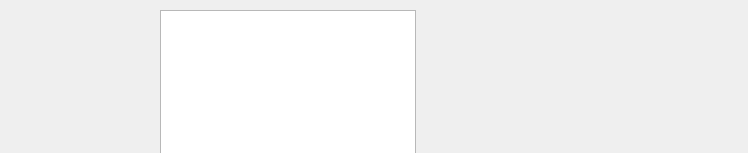
<?xml version="1.0" encoding="UTF-8"?>
<ui version="4.0">
 <class>Form</class>
 <widget class="QWidget" name="Form">
  <property name="geometry">
   <rect>
    <x>0</x>
    <y>0</y>
    <width>748</width>
    <height>153</height>
   </rect>
  </property>
  <property name="windowTitle">
   <string>Form</string>
  </property>
  <widget class="QListWidget" name="listWidget">
   <property name="geometry">
    <rect>
     <x>160</x>
     <y>10</y>
     <width>256</width>
     <height>192</height>
    </rect>
   </property>
  </widget>
 </widget>
 <resources/>
 <connections/>
</ui>
